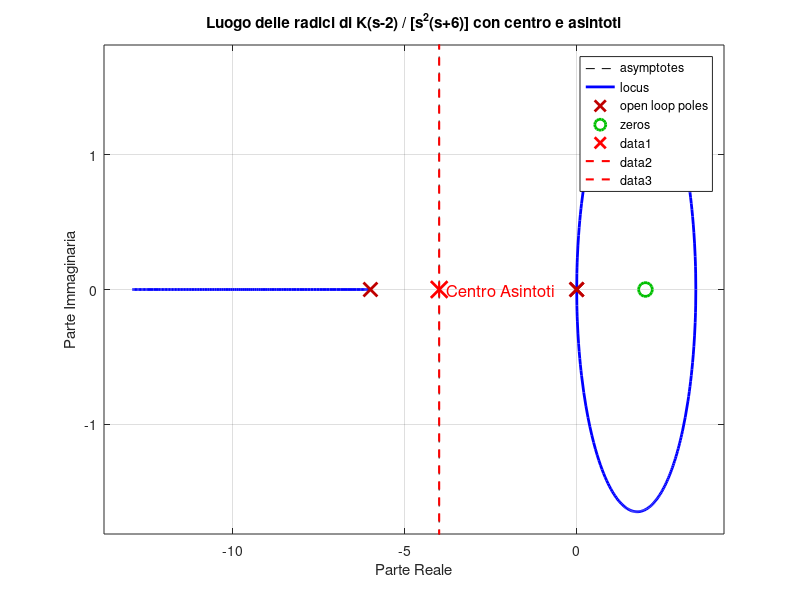

The MATLAB script that drew this image:
% Define the transfer function F = K*(s-2) / (s^2*(s+6))

% Numerator: K(s-2) => [K -2K]
% We represent the numerator for K=1 for the tf function, then account for K later if needed.
num = -[1 -2]; 

% Denominator: s^2(s+6) = s^3 + 6s^2 + 0s + 0
den = [1 6 0 0]; 

% Transfer function
sys = tf(num, den);

% Calculate poles and zeros
p = pole(sys);
z = zero(sys);

% Number of poles and zeros
n = length(p);
m = length(z);

% Calculate the centroid of the asymptotes (sigma)
sigma = (sum(real(p)) - sum(real(z))) / (n - m);

% Number of asymptotes
num_asintoti = n - m;

% Angles of asymptotes in degrees
k = 0:(num_asintoti-1);
theta = (2*k + 1)*180/num_asintoti;

% Plot the root locus
figure;
rlocus(sys);
hold on;

% Plot the centroid of the asymptotes
plot(real(sigma), 0, 'rx', 'MarkerSize', 12, 'LineWidth', 2);
text(real(sigma) + 0.2, 0, 'Centro Asintoti', 'FontSize', 12, 'Color', 'r');

% Plot the directions of the asymptotes
raggio = 10; % Length of the asymptote lines - adjusted for better visualization
for i = 1:num_asintoti
    x_asintoto = [real(sigma), real(sigma) + raggio*cosd(theta(i))];
    y_asintoto = [0, raggio*sind(theta(i))];
    plot(x_asintoto, y_asintoto, 'r--', 'LineWidth', 1.5);
end

grid on;
title('Luogo delle radici di K(s-2) / [s^2(s+6)] con centro e asintoti');
xlabel('Parte Reale');
ylabel('Parte Immaginaria');
hold off;
